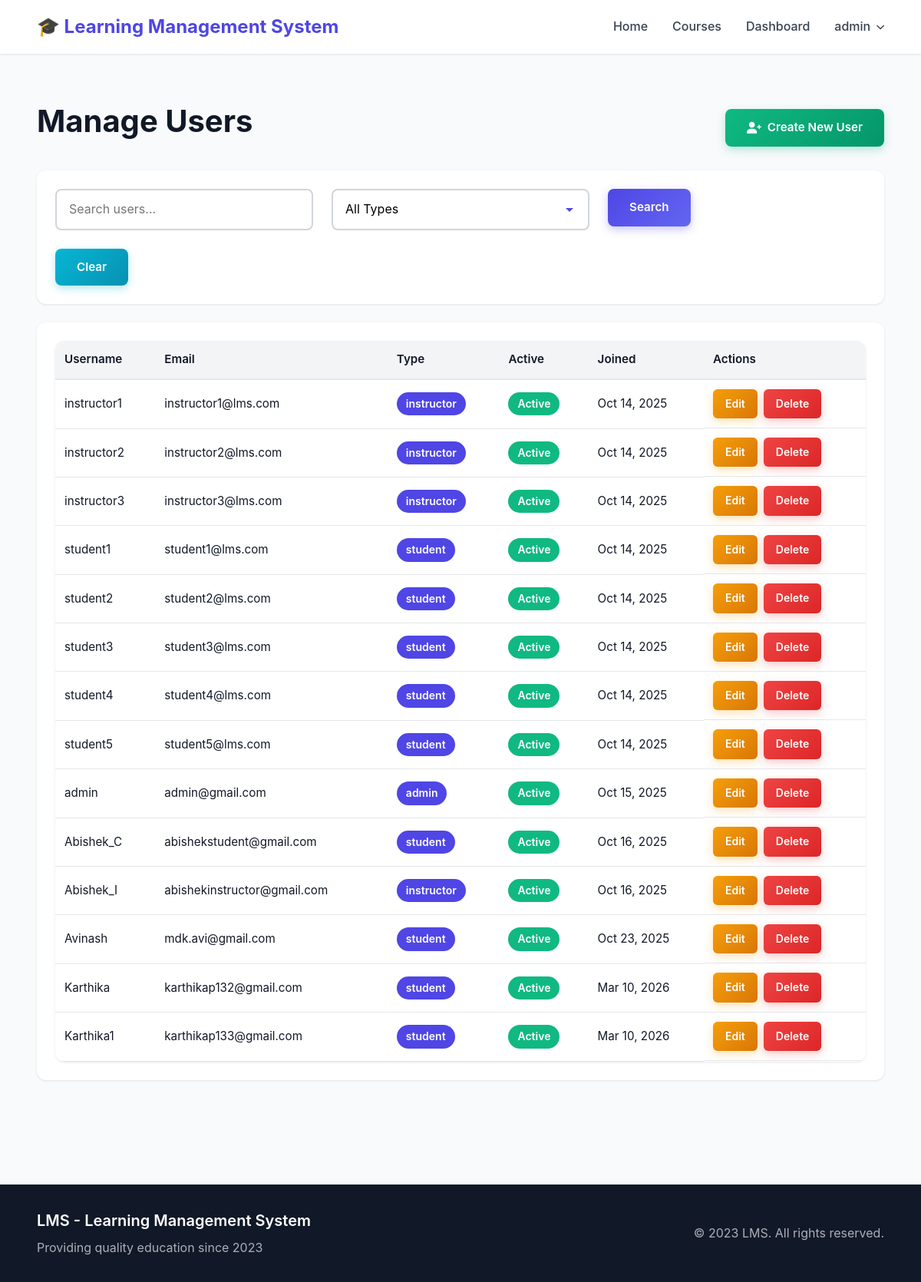
/manage/users/ (signed in), run on the app's committed database.
### accounts/models.py (models this page shows, shortened)
class User(AbstractUser):
    USER_TYPE_CHOICES = (
        ('student', 'Student'),
        ('instructor', 'Instructor'),
        ('admin', 'Admin'),
    )
    user_type = models.CharField(max_length=10, choices=USER_TYPE_CHOICES, default='student')
    profile_picture = models.ImageField(upload_to='profile_pictures/', null=True, blank=True)
    phone = models.CharField(max_length=20, null=True, blank=True)
    bio = models.TextField(blank=True, null=True)
    date_of_birth = models.DateField(null=True, blank=True)
    website = models.URLField(max_length=200, blank=True, null=True)
    address = models.TextField(blank=True, null=True)
    LEARNING_STYLE_CHOICES = (
        ('visual', 'Visual'),
        ('auditory', 'Auditory'),
        ('reading', 'Reading/Writing'),
        ('kinesthetic', 'Kinesthetic'),
    )
    learning_style = models.CharField(max_length=20, choices=LEARNING_STYLE_CHOICES, null=True, blank=True)
    preferred_language = models.CharField(max_length=50, blank=True, null=True)
    daily_study_goal = models.PositiveIntegerField(default=30, validators=[MinValueValidator(15), MaxValueValidator(480)])  # in minutes
    @property
    def is_admin(self):
        return self.is_superuser or self.user_type == 'admin'

### accounts/management_views.py (the view)
# urls.py: path('manage/users/', manage_users, name='manage_users'),
@login_required
@admin_required
def manage_users(request):
    search = request.GET.get('search', '')
    user_type = request.GET.get('user_type', '')
    users = User.objects.all()
    if search:
        users = users.filter(Q(username__icontains=search) | Q(email__icontains=search))
    if user_type:
        users = users.filter(user_type=user_type)
    return render(request, 'management/users.html', {'users': users, 'search': search, 'user_type': user_type})

### templates/management/users.html (shortened to what this page needs)
{% extends 'base.html' %}
{% block content %}
<div class="container py-5">
    <div class="d-flex justify-content-between align-items-center mb-4">
        <h1 class="mb-0">Manage Users</h1>
        <a href="{% url 'create_user' %}" class="btn btn-success">
            <i class="fas fa-user-plus"></i> Create New User
        </a>
    </div>
    <div class="card mb-4">
        <div class="card-body">
            <form method="get" class="row">
                <div class="col-md-4">
                    <input type="text" name="search" class="form-control" placeholder="Search users..." value="{{ search }}">
                </div>
                <div class="col-md-3">
                    <select name="user_type" class="form-select">
                        <option value="">All Types</option>
                    </select>
                </div>
                <div class="col-md-2">
                    <button type="submit" class="btn btn-primary w-100">Search</button>
                </div>
                <div class="col-md-3">
                    <a href="{% url 'manage_users' %}" class="btn btn-secondary w-100">Clear</a>
                </div>
            </form>
        </div>
    </div>
    <div class="card">
        <div class="card-body">
            <table class="table">
                <thead>
                    <tr>
                        <th>Username</th>
                        <th>Email</th>
                        <th>Type</th>
                        <th>Active</th>
                        <th>Joined</th>
                        <th>Actions</th>
                    </tr>
                </thead>
                <tbody>
                    {% for user_item in users %}
                    <tr>
                        <td>{{ user_item.username }}</td>
                        <td>{{ user_item.email }}</td>
                        <td><span class="badge bg-primary">{{ user_item.user_type }}</span></td>
                        <td>
                            {% if user_item.is_active %}
                            <span class="badge bg-success">Active</span>
                            {% else %}
                            <span class="badge bg-danger">Inactive</span>
                            {% endif %}
                        </td>
                        <td>{{ user_item.date_joined|date:"M d, Y" }}</td>
                        <td>
                            <a href="{% url 'edit_user' user_item.id %}" class="btn btn-sm btn-warning">Edit</a>
                            <a href="{% url 'delete_user' user_item.id %}" class="btn btn-sm btn-danger">Delete</a>
                        </td>
                    </tr>
                    {% endfor %}
                </tbody>
            </table>
        </div>
    </div>
</div>
{% endblock %}

### templates/base.html (shortened to what this page needs)
<!DOCTYPE html>
<html lang="en">
<head>
    <link rel="stylesheet" href="https://cdnjs.cloudflare.com/ajax/libs/font-awesome/6.0.0/css/all.min.css">
    {% load static %}
    <link rel="stylesheet" href="{% static 'css/reset.css' %}?v=11">
    <link rel="stylesheet" href="{% static 'css/responsive.css' %}?v=17">
    <link rel="stylesheet" href="{% static 'css/style.css' %}?v=11">
    <link rel="stylesheet" href="{% static 'css/admin-fix.css' %}?v=11">
    <link rel="stylesheet" href="{% static 'css/navbar-fix.css' %}?v=11">
    <link rel="stylesheet" href="{% static 'css/instructor-students.css' %}?v=11">
    <link rel="stylesheet" href="{% static 'css/lessons.css' %}?v=2">
    <link rel="stylesheet" href="{% static 'css/quizzes.css' %}?v=2">
    <link rel="stylesheet" href="{% static 'css/dashboard.css' %}?v=2">
    <link rel="stylesheet" href="{% static 'css/student-progress.css' %}?v=2">
    <link rel="stylesheet" href="{% static 'css/admin-progress.css' %}?v=2">
    <link rel="stylesheet" href="{% static 'css/doubts.css' %}?v=2">
    <link rel="stylesheet" href="{% static 'css/assessments.css' %}?v=2">
    <link rel="stylesheet" href="{% static 'css/forms.css' %}?v=1">
</head>
<body>
    <nav class="navbar">
        <div class="container navbar-container">
            <a class="navbar-brand" href="/">🎓 Learning Management System</a>
            <div class="navbar-menu" id="navbarMenu">
                <a class="nav-link" href="{% url 'home' %}">Home</a>
                <a class="nav-link" href="{% url 'courses:course_list' %}">Courses</a>
                {% if user.is_authenticated %}
                <a class="nav-link" href="{% url 'accounts:dashboard' %}">Dashboard</a>
                <div class="dropdown" id="userDropdownContainer">
                    <span class="nav-link dropdown-toggle" onclick="toggleDropdown(event)">{{ user.username }}</span>
                </div>
                {% else %}
                <a class="nav-link" href="{% url 'accounts:login' %}">Login</a>
                <a class="btn-register" href="{% url 'accounts:register' %}">Register</a>
                {% endif %}
            </div>
        </div>
    </nav>
    <main>
        {% block content %}{% endblock %}
    </main>
    <footer>
        <div class="container">
            <div class="footer-content">
                <div class="footer-left">
                    <h5>LMS - Learning Management System</h5>
                    <p>Providing quality education since 2023</p>
                </div>
                <div class="footer-right">
                    <p>&copy; 2023 LMS. All rights reserved.</p>
                </div>
            </div>
        </div>
    </footer>
</body>
</html>

### static/css/style.css (style rules this page uses)
table td:last-child { display: flex; gap: 0.5rem; flex-wrap: wrap; }
table .btn { padding: 0.5rem 1rem; font-size: 0.875rem; }
footer { background: var(--gray-900); color: var(--gray-300); padding: 2rem 0; margin-top: 4rem; }

### static/css/admin-fix.css (style rules this page uses)
.admin-actions .btn, .admin-btn, .card-header .btn, .card-footer .btn, table .btn { width: auto !important; display: inline-flex !important; }
form .btn:not(.btn-block) { width: auto !important; }
.card { margin-bottom: 1.5rem; }
.card-body { padding: 1.5rem; }
.row { display: flex; flex-wrap: wrap; gap: 1rem; margin: 0; }
.row > [class*='col-'] { padding: 0; }
.col-md-2 { width: 16.66%; }
.col-md-3 { width: 25%; }
.col-md-4 { width: 33.33%; }
.align-items-center { align-items: center; }
.bg-success { background: var(--success) !important; }
.bg-primary { background: var(--primary) !important; }
.table { width: 100%; margin: 0; }
.table td, .table th { vertical-align: middle; }
.d-flex { display: flex !important; }
.justify-content-between { justify-content: space-between !important; }
.align-items-center { align-items: center !important; }
.mb-4 { margin-bottom: 1.5rem !important; }

### static/css/navbar-fix.css (style rules this page uses)
.navbar .dropdown { position: relative; }
.navbar .dropdown-toggle { cursor: pointer; user-select: none; display: flex; align-items: center; gap: 0.5rem; }
.navbar .dropdown-toggle::after { content: '\f078'; font-family: 'Font Awesome 6 Free'; font-weight: 900; font-size: 0.7rem; transition: transform 0.3s; }

### static/css/instructor-students.css (style rules this page uses)
.mb-4 { margin-bottom: 1.5rem; }
.container .row { display: flex; flex-wrap: wrap; gap: 1.5rem; }
.container .row > [class*='col-'] { flex: 1; min-width: 300px; }
.container .card { margin-bottom: 1.5rem; width: 100%; }
.container .table { width: 100%; margin: 0; font-size: 0.95rem; }
.container .table td, .container .table th { padding: 0.75rem; vertical-align: middle; white-space: nowrap; }

### data on the page
User: username "admin", email "admin@gmail.com", user_type "admin", is_active "Active", date_joined "Oct 15, 2025"
User: username "instructor1", email "instructor1@lms.com", user_type "instructor", is_active "Active", date_joined "Oct 14, 2025"
User: username "instructor2", email "instructor2@lms.com", user_type "instructor", is_active "Active", date_joined "Oct 14, 2025"
User: username "instructor3", email "instructor3@lms.com", user_type "instructor", is_active "Active", date_joined "Oct 14, 2025"
User: username "student1", email "student1@lms.com", user_type "student", is_active "Active", date_joined "Oct 14, 2025"
User: username "student2", email "student2@lms.com", user_type "student", is_active "Active", date_joined "Oct 14, 2025"
User: username "student3", email "student3@lms.com", user_type "student", is_active "Active", date_joined "Oct 14, 2025"
User: username "student4", email "student4@lms.com", user_type "student", is_active "Active", date_joined "Oct 14, 2025"
User: username "student5", email "student5@lms.com", user_type "student", is_active "Active", date_joined "Oct 14, 2025"
User: username "Abishek_C", email "abishekstudent@gmail.com", user_type "student", is_active "Active", date_joined "Oct 16, 2025"
User: username "Abishek_I", email "abishekinstructor@gmail.com", user_type "instructor", is_active "Active", date_joined "Oct 16, 2025"
User: username "Avinash", email "mdk.avi@gmail.com", user_type "student", is_active "Active", date_joined "Oct 23, 2025"
User: username "Karthika", email "karthikap132@gmail.com", user_type "student", is_active "Active", date_joined "Mar 10, 2026"
User: username "Karthika1", email "karthikap133@gmail.com", user_type "student", is_active "Active", date_joined "Mar 10, 2026"
